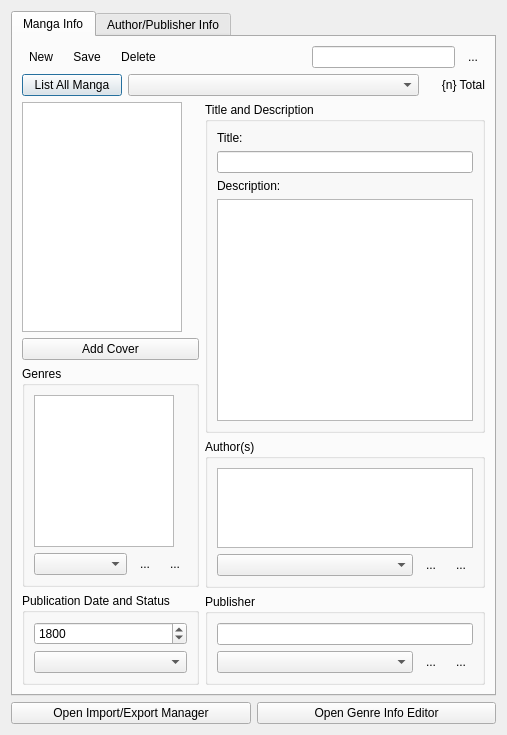
<?xml version="1.0" encoding="UTF-8"?>
<ui version="4.0">
 <class>dataeditorview</class>
 <widget class="QDialog" name="dataeditorview">
  <property name="geometry">
   <rect>
    <x>0</x>
    <y>0</y>
    <width>490</width>
    <height>735</height>
   </rect>
  </property>
  <property name="sizePolicy">
   <sizepolicy hsizetype="Fixed" vsizetype="Fixed">
    <horstretch>0</horstretch>
    <verstretch>0</verstretch>
   </sizepolicy>
  </property>
  <property name="maximumSize">
   <size>
    <width>490</width>
    <height>735</height>
   </size>
  </property>
  <property name="windowTitle">
   <string>Database Editor</string>
  </property>
  <layout class="QVBoxLayout" name="verticalLayout_2">
   <item>
    <widget class="QTabWidget" name="mainTabWidget">
     <property name="tabShape">
      <enum>QTabWidget::Rounded</enum>
     </property>
     <property name="currentIndex">
      <number>0</number>
     </property>
     <widget class="QWidget" name="mangaInfoTab">
      <attribute name="title">
       <string>Manga Info</string>
      </attribute>
      <layout class="QVBoxLayout" name="verticalLayout_4">
       <item>
        <layout class="QHBoxLayout" name="mangaInfoButtonLayout">
         <item>
          <widget class="QToolButton" name="mangaInfoNewButton">
           <property name="text">
            <string>New</string>
           </property>
           <property name="icon">
            <iconset>
             <normaloff>../resources/icons/plus-octagon.png</normaloff>../resources/icons/plus-octagon.png</iconset>
           </property>
           <property name="autoRaise">
            <bool>true</bool>
           </property>
          </widget>
         </item>
         <item>
          <widget class="QToolButton" name="mangaInfoSaveButton">
           <property name="text">
            <string>Save</string>
           </property>
           <property name="icon">
            <iconset>
             <normaloff>../resources/icons/disk--pencil.png</normaloff>../resources/icons/disk--pencil.png</iconset>
           </property>
           <property name="autoRaise">
            <bool>true</bool>
           </property>
          </widget>
         </item>
         <item>
          <widget class="QToolButton" name="mangaInfoDeleteButton">
           <property name="text">
            <string>Delete</string>
           </property>
           <property name="icon">
            <iconset>
             <normaloff>../resources/icons/cross-script.png</normaloff>../resources/icons/cross-script.png</iconset>
           </property>
           <property name="popupMode">
            <enum>QToolButton::DelayedPopup</enum>
           </property>
           <property name="autoRaise">
            <bool>true</bool>
           </property>
          </widget>
         </item>
         <item>
          <spacer name="mangaHorizonaSpacer">
           <property name="orientation">
            <enum>Qt::Horizontal</enum>
           </property>
           <property name="sizeHint" stdset="0">
            <size>
             <width>40</width>
             <height>20</height>
            </size>
           </property>
          </spacer>
         </item>
         <item>
          <widget class="QLineEdit" name="searchMangaLineEdit"/>
         </item>
         <item>
          <widget class="QToolButton" name="searchMangaButton">
           <property name="text">
            <string>...</string>
           </property>
           <property name="icon">
            <iconset>
             <normaloff>../resources/icons/magnifier.png</normaloff>../resources/icons/magnifier.png</iconset>
           </property>
           <property name="autoRaise">
            <bool>true</bool>
           </property>
          </widget>
         </item>
        </layout>
       </item>
       <item>
        <layout class="QHBoxLayout" name="secondMangaInfoButtonLayout">
         <item>
          <widget class="QPushButton" name="listAllMangaButton">
           <property name="maximumSize">
            <size>
             <width>100</width>
             <height>16777215</height>
            </size>
           </property>
           <property name="text">
            <string>List All Manga</string>
           </property>
          </widget>
         </item>
         <item>
          <widget class="QComboBox" name="mangaInfoAllComboBox">
           <property name="minimumSize">
            <size>
             <width>90</width>
             <height>0</height>
            </size>
           </property>
           <property name="currentIndex">
            <number>-1</number>
           </property>
          </widget>
         </item>
         <item>
          <widget class="QLabel" name="totalMangaLabel">
           <property name="maximumSize">
            <size>
             <width>60</width>
             <height>16777215</height>
            </size>
           </property>
           <property name="text">
            <string>{n} Total</string>
           </property>
           <property name="alignment">
            <set>Qt::AlignRight|Qt::AlignTrailing|Qt::AlignVCenter</set>
           </property>
          </widget>
         </item>
        </layout>
       </item>
       <item>
        <layout class="QHBoxLayout" name="mangaInfoTopLayout">
         <item>
          <layout class="QVBoxLayout" name="mangaInfoLeftLayout">
           <item>
            <widget class="QGraphicsView" name="mangaCoverGraphicView">
             <property name="sizePolicy">
              <sizepolicy hsizetype="Fixed" vsizetype="Fixed">
               <horstretch>0</horstretch>
               <verstretch>0</verstretch>
              </sizepolicy>
             </property>
             <property name="minimumSize">
              <size>
               <width>160</width>
               <height>230</height>
              </size>
             </property>
             <property name="maximumSize">
              <size>
               <width>160</width>
               <height>230</height>
              </size>
             </property>
             <property name="focusPolicy">
              <enum>Qt::NoFocus</enum>
             </property>
             <property name="verticalScrollBarPolicy">
              <enum>Qt::ScrollBarAlwaysOff</enum>
             </property>
             <property name="horizontalScrollBarPolicy">
              <enum>Qt::ScrollBarAlwaysOff</enum>
             </property>
             <property name="sceneRect">
              <rectf>
               <x>0.000000000000000</x>
               <y>0.000000000000000</y>
               <width>160.000000000000000</width>
               <height>230.000000000000000</height>
              </rectf>
             </property>
             <property name="resizeAnchor">
              <enum>QGraphicsView::AnchorViewCenter</enum>
             </property>
            </widget>
           </item>
           <item>
            <widget class="QPushButton" name="mangaCoverAddButton">
             <property name="text">
              <string>Add Cover</string>
             </property>
             <property name="default">
              <bool>true</bool>
             </property>
             <property name="flat">
              <bool>false</bool>
             </property>
            </widget>
           </item>
           <item>
            <widget class="QGroupBox" name="mangaGenresGroup">
             <property name="title">
              <string>Genres</string>
             </property>
             <layout class="QVBoxLayout" name="verticalLayout_8">
              <item>
               <widget class="QListView" name="mangaGenresListView">
                <property name="sizePolicy">
                 <sizepolicy hsizetype="Maximum" vsizetype="Expanding">
                  <horstretch>0</horstretch>
                  <verstretch>0</verstretch>
                 </sizepolicy>
                </property>
                <property name="maximumSize">
                 <size>
                  <width>140</width>
                  <height>16777215</height>
                 </size>
                </property>
               </widget>
              </item>
              <item>
               <layout class="QHBoxLayout" name="mangaGenresManageLayout">
                <item>
                 <widget class="QComboBox" name="mangaGenresComboBox"/>
                </item>
                <item>
                 <widget class="QToolButton" name="mangaGenreAddButton">
                  <property name="text">
                   <string>...</string>
                  </property>
                  <property name="icon">
                   <iconset>
                    <normaloff>../resources/icons/plus.png</normaloff>../resources/icons/plus.png</iconset>
                  </property>
                  <property name="autoRaise">
                   <bool>true</bool>
                  </property>
                 </widget>
                </item>
                <item>
                 <widget class="QToolButton" name="mangaGenreRemoveButton">
                  <property name="text">
                   <string>...</string>
                  </property>
                  <property name="icon">
                   <iconset>
                    <normaloff>../resources/icons/minus.png</normaloff>../resources/icons/minus.png</iconset>
                  </property>
                  <property name="autoRaise">
                   <bool>true</bool>
                  </property>
                 </widget>
                </item>
               </layout>
              </item>
             </layout>
            </widget>
           </item>
           <item>
            <widget class="QGroupBox" name="publicationStatusGroupBox">
             <property name="title">
              <string>Publication Date and Status</string>
             </property>
             <layout class="QVBoxLayout" name="verticalLayout_11">
              <item>
               <widget class="QDateEdit" name="mangaPublicationDateEdit">
                <property name="date">
                 <date>
                  <year>1800</year>
                  <month>1</month>
                  <day>1</day>
                 </date>
                </property>
                <property name="displayFormat">
                 <string>yyyy</string>
                </property>
               </widget>
              </item>
              <item>
               <widget class="QComboBox" name="mangaPublicationStatusCombobox"/>
              </item>
             </layout>
            </widget>
           </item>
          </layout>
         </item>
         <item>
          <layout class="QVBoxLayout" name="mangaInfoRigthLayout">
           <item>
            <widget class="QGroupBox" name="titleAndDescriptionGroupBox">
             <property name="title">
              <string>Title and Description</string>
             </property>
             <layout class="QVBoxLayout" name="verticalLayout_14">
              <item>
               <widget class="QLabel" name="mangaTitleLabel">
                <property name="text">
                 <string>Title:</string>
                </property>
               </widget>
              </item>
              <item>
               <widget class="QLineEdit" name="mangaTitleLineEdit"/>
              </item>
              <item>
               <widget class="QLabel" name="mangaDescriptionLabel">
                <property name="text">
                 <string>Description:</string>
                </property>
               </widget>
              </item>
              <item>
               <widget class="QTextEdit" name="mangaDescriptionTextEdit">
                <property name="sizePolicy">
                 <sizepolicy hsizetype="MinimumExpanding" vsizetype="MinimumExpanding">
                  <horstretch>0</horstretch>
                  <verstretch>0</verstretch>
                 </sizepolicy>
                </property>
                <property name="maximumSize">
                 <size>
                  <width>300</width>
                  <height>16777215</height>
                 </size>
                </property>
               </widget>
              </item>
             </layout>
            </widget>
           </item>
           <item>
            <widget class="QGroupBox" name="authorsGroupBox">
             <property name="title">
              <string>Author(s)</string>
             </property>
             <layout class="QVBoxLayout" name="verticalLayout_12">
              <item>
               <widget class="QListView" name="mangaAuthorsListView">
                <property name="sizePolicy">
                 <sizepolicy hsizetype="Expanding" vsizetype="Maximum">
                  <horstretch>0</horstretch>
                  <verstretch>0</verstretch>
                 </sizepolicy>
                </property>
                <property name="maximumSize">
                 <size>
                  <width>16777215</width>
                  <height>80</height>
                 </size>
                </property>
               </widget>
              </item>
              <item>
               <layout class="QHBoxLayout" name="mangaAuthorsManageLayout">
                <item>
                 <widget class="QComboBox" name="mangaAuthorsComboBox"/>
                </item>
                <item>
                 <widget class="QToolButton" name="mangaAuthorsAddButton">
                  <property name="text">
                   <string>...</string>
                  </property>
                  <property name="icon">
                   <iconset>
                    <normaloff>../resources/icons/plus.png</normaloff>../resources/icons/plus.png</iconset>
                  </property>
                  <property name="popupMode">
                   <enum>QToolButton::DelayedPopup</enum>
                  </property>
                  <property name="toolButtonStyle">
                   <enum>Qt::ToolButtonIconOnly</enum>
                  </property>
                  <property name="autoRaise">
                   <bool>true</bool>
                  </property>
                 </widget>
                </item>
                <item>
                 <widget class="QToolButton" name="mangaAuthorsRemoveButton">
                  <property name="text">
                   <string>...</string>
                  </property>
                  <property name="icon">
                   <iconset>
                    <normaloff>../resources/icons/minus.png</normaloff>../resources/icons/minus.png</iconset>
                  </property>
                  <property name="autoRaise">
                   <bool>true</bool>
                  </property>
                 </widget>
                </item>
               </layout>
              </item>
             </layout>
            </widget>
           </item>
           <item>
            <widget class="QGroupBox" name="publisherGroupBox">
             <property name="title">
              <string>Publisher</string>
             </property>
             <layout class="QVBoxLayout" name="verticalLayout_13">
              <item>
               <widget class="QLineEdit" name="mangaPublisherLineEdit">
                <property name="readOnly">
                 <bool>true</bool>
                </property>
               </widget>
              </item>
              <item>
               <layout class="QHBoxLayout" name="mangaPublisherManageLayout">
                <item>
                 <widget class="QComboBox" name="mangaPublishersComboBox"/>
                </item>
                <item>
                 <widget class="QToolButton" name="mangaAddPublisherButton">
                  <property name="text">
                   <string>...</string>
                  </property>
                  <property name="icon">
                   <iconset>
                    <normaloff>../resources/icons/plus.png</normaloff>../resources/icons/plus.png</iconset>
                  </property>
                  <property name="autoRaise">
                   <bool>true</bool>
                  </property>
                 </widget>
                </item>
                <item>
                 <widget class="QToolButton" name="mangaRemovePublisherButton">
                  <property name="text">
                   <string>...</string>
                  </property>
                  <property name="icon">
                   <iconset>
                    <normaloff>../resources/icons/minus.png</normaloff>../resources/icons/minus.png</iconset>
                  </property>
                  <property name="autoRaise">
                   <bool>true</bool>
                  </property>
                 </widget>
                </item>
               </layout>
              </item>
             </layout>
            </widget>
           </item>
          </layout>
         </item>
        </layout>
       </item>
      </layout>
     </widget>
     <widget class="QWidget" name="authPubInfoTab">
      <attribute name="title">
       <string>Author/Publisher Info</string>
      </attribute>
      <layout class="QVBoxLayout" name="verticalLayout_9">
       <item>
        <layout class="QHBoxLayout" name="authorInfoButtonLayout">
         <item>
          <widget class="QToolButton" name="authorNewButton">
           <property name="text">
            <string>New</string>
           </property>
           <property name="icon">
            <iconset>
             <normaloff>../resources/icons/plus-octagon.png</normaloff>../resources/icons/plus-octagon.png</iconset>
           </property>
           <property name="autoRaise">
            <bool>true</bool>
           </property>
          </widget>
         </item>
         <item>
          <widget class="QToolButton" name="authorSaveButton">
           <property name="text">
            <string>Save</string>
           </property>
           <property name="icon">
            <iconset>
             <normaloff>../resources/icons/disk--pencil.png</normaloff>../resources/icons/disk--pencil.png</iconset>
           </property>
           <property name="autoRaise">
            <bool>true</bool>
           </property>
          </widget>
         </item>
         <item>
          <widget class="QToolButton" name="authorDeleteButton">
           <property name="text">
            <string>Delete</string>
           </property>
           <property name="icon">
            <iconset>
             <normaloff>../resources/icons/cross-script.png</normaloff>../resources/icons/cross-script.png</iconset>
           </property>
           <property name="autoRaise">
            <bool>true</bool>
           </property>
          </widget>
         </item>
         <item>
          <spacer name="authorHorizonalSpacer">
           <property name="orientation">
            <enum>Qt::Horizontal</enum>
           </property>
           <property name="sizeHint" stdset="0">
            <size>
             <width>40</width>
             <height>20</height>
            </size>
           </property>
          </spacer>
         </item>
         <item>
          <widget class="QLineEdit" name="authorSearchBox"/>
         </item>
         <item>
          <widget class="QToolButton" name="authorSearchButton">
           <property name="text">
            <string>...</string>
           </property>
           <property name="icon">
            <iconset>
             <normaloff>../resources/icons/magnifier.png</normaloff>../resources/icons/magnifier.png</iconset>
           </property>
           <property name="autoRaise">
            <bool>true</bool>
           </property>
          </widget>
         </item>
        </layout>
       </item>
       <item>
        <layout class="QHBoxLayout" name="authrorsHorizontalLayout">
         <item>
          <widget class="QPushButton" name="listAllAuthorsButton">
           <property name="maximumSize">
            <size>
             <width>100</width>
             <height>16777215</height>
            </size>
           </property>
           <property name="text">
            <string>List All Authors</string>
           </property>
          </widget>
         </item>
         <item>
          <widget class="QComboBox" name="authorsAllComboBox"/>
         </item>
         <item>
          <widget class="QLabel" name="authorsTotaLabel">
           <property name="maximumSize">
            <size>
             <width>60</width>
             <height>16777215</height>
            </size>
           </property>
           <property name="text">
            <string>{0} Total</string>
           </property>
           <property name="alignment">
            <set>Qt::AlignRight|Qt::AlignTrailing|Qt::AlignVCenter</set>
           </property>
          </widget>
         </item>
        </layout>
       </item>
       <item>
        <widget class="QGroupBox" name="authorInfoGroupBox">
         <property name="title">
          <string>Author Info</string>
         </property>
         <layout class="QVBoxLayout" name="verticalLayout_5">
          <item>
           <widget class="QLabel" name="authorFullNameLabel">
            <property name="text">
             <string>Full Name:</string>
            </property>
           </widget>
          </item>
          <item>
           <widget class="QLineEdit" name="authorFullNameTextEdit"/>
          </item>
          <item>
           <widget class="QLabel" name="authorCountryLabel">
            <property name="text">
             <string>Country of Birth:</string>
            </property>
           </widget>
          </item>
          <item>
           <widget class="QLineEdit" name="authorCountryTextEdit"/>
          </item>
          <item>
           <widget class="QLabel" name="authorBirthdayLabel">
            <property name="text">
             <string>Birthday:</string>
            </property>
           </widget>
          </item>
          <item>
           <widget class="QDateEdit" name="authorBirthDateEdit"/>
          </item>
          <item>
           <widget class="QLabel" name="authorWebsiteLabel">
            <property name="text">
             <string>Website:</string>
            </property>
           </widget>
          </item>
          <item>
           <widget class="QLineEdit" name="authorWebsiteTextEdit"/>
          </item>
         </layout>
        </widget>
       </item>
       <item>
        <layout class="QHBoxLayout" name="publisherInfoButtonLayout">
         <item>
          <widget class="QToolButton" name="publisherNewButton">
           <property name="text">
            <string>New</string>
           </property>
           <property name="icon">
            <iconset>
             <normaloff>../resources/icons/plus-octagon.png</normaloff>../resources/icons/plus-octagon.png</iconset>
           </property>
           <property name="autoRaise">
            <bool>true</bool>
           </property>
          </widget>
         </item>
         <item>
          <widget class="QToolButton" name="publisherSaveButton">
           <property name="text">
            <string>Save</string>
           </property>
           <property name="icon">
            <iconset>
             <normaloff>../resources/icons/disk--pencil.png</normaloff>../resources/icons/disk--pencil.png</iconset>
           </property>
           <property name="autoRaise">
            <bool>true</bool>
           </property>
          </widget>
         </item>
         <item>
          <widget class="QToolButton" name="publisherDeleteButton">
           <property name="text">
            <string>Delete</string>
           </property>
           <property name="icon">
            <iconset>
             <normaloff>../resources/icons/cross-script.png</normaloff>../resources/icons/cross-script.png</iconset>
           </property>
           <property name="autoRaise">
            <bool>true</bool>
           </property>
          </widget>
         </item>
         <item>
          <spacer name="publisherHorizonalSeperator">
           <property name="orientation">
            <enum>Qt::Horizontal</enum>
           </property>
           <property name="sizeHint" stdset="0">
            <size>
             <width>40</width>
             <height>20</height>
            </size>
           </property>
          </spacer>
         </item>
         <item>
          <widget class="QLineEdit" name="publisherLineEdit"/>
         </item>
         <item>
          <widget class="QToolButton" name="publisherSearchButton">
           <property name="text">
            <string>...</string>
           </property>
           <property name="icon">
            <iconset>
             <normaloff>../resources/icons/magnifier.png</normaloff>../resources/icons/magnifier.png</iconset>
           </property>
           <property name="autoRaise">
            <bool>true</bool>
           </property>
          </widget>
         </item>
        </layout>
       </item>
       <item>
        <layout class="QHBoxLayout" name="publishersHorizonalLayout">
         <item>
          <widget class="QPushButton" name="listAllMangaPublishers">
           <property name="maximumSize">
            <size>
             <width>100</width>
             <height>16777215</height>
            </size>
           </property>
           <property name="text">
            <string>List All Publishers</string>
           </property>
          </widget>
         </item>
         <item>
          <widget class="QComboBox" name="publishersAllComboBox"/>
         </item>
         <item>
          <widget class="QLabel" name="publishersTotalLabel">
           <property name="maximumSize">
            <size>
             <width>60</width>
             <height>16777215</height>
            </size>
           </property>
           <property name="text">
            <string>{0} Total</string>
           </property>
           <property name="alignment">
            <set>Qt::AlignRight|Qt::AlignTrailing|Qt::AlignVCenter</set>
           </property>
          </widget>
         </item>
        </layout>
       </item>
       <item>
        <widget class="QGroupBox" name="publisherInfoGroubBox">
         <property name="title">
          <string>Publisher Info</string>
         </property>
         <layout class="QVBoxLayout" name="verticalLayout_6">
          <item>
           <widget class="QLabel" name="publisherNameLabel">
            <property name="text">
             <string>Name:</string>
            </property>
           </widget>
          </item>
          <item>
           <widget class="QLineEdit" name="publisherNameTextEdit"/>
          </item>
          <item>
           <widget class="QLabel" name="publisherCountryLabel">
            <property name="text">
             <string>Country:</string>
            </property>
           </widget>
          </item>
          <item>
           <widget class="QLineEdit" name="publisherCountryTextEdit"/>
          </item>
          <item>
           <widget class="QLabel" name="publisherWebsiteLabel">
            <property name="text">
             <string>Website:</string>
            </property>
           </widget>
          </item>
          <item>
           <widget class="QLineEdit" name="publisherWebsiteTextEdit"/>
          </item>
          <item>
           <widget class="QLabel" name="publisherNoteLabel">
            <property name="text">
             <string>Note:</string>
            </property>
           </widget>
          </item>
          <item>
           <widget class="QTextEdit" name="publisherNoteTextEdit">
            <property name="maximumSize">
             <size>
              <width>34243</width>
              <height>150</height>
             </size>
            </property>
           </widget>
          </item>
         </layout>
        </widget>
       </item>
      </layout>
     </widget>
    </widget>
   </item>
   <item>
    <layout class="QHBoxLayout" name="extraDialogButtonsLayout">
     <item>
      <widget class="QPushButton" name="importExportManagerButton">
       <property name="text">
        <string>Open Import/Export Manager</string>
       </property>
      </widget>
     </item>
     <item>
      <widget class="QPushButton" name="openGenreInfoEditButton">
       <property name="text">
        <string>Open Genre Info Editor</string>
       </property>
      </widget>
     </item>
    </layout>
   </item>
  </layout>
 </widget>
 <resources/>
 <connections/>
</ui>
